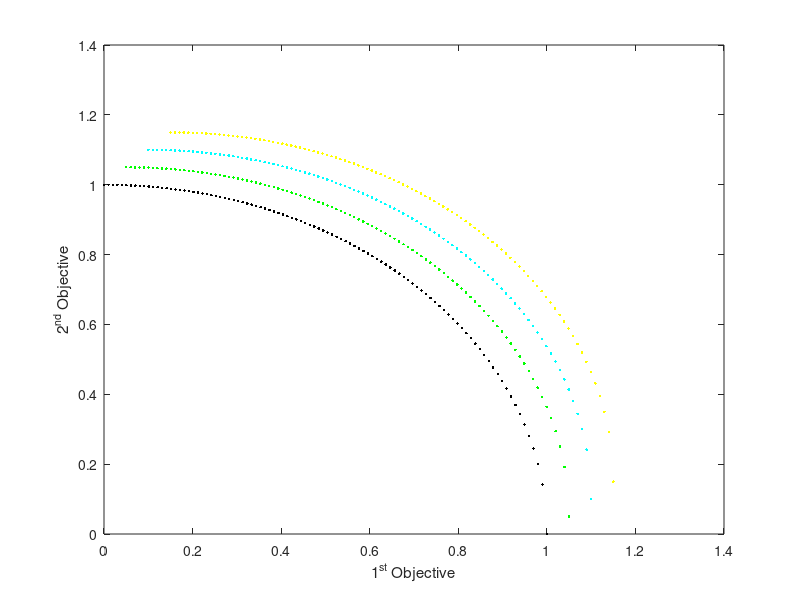

Write MATLAB code to recreate this figure.
load('MMF8.mat');

plot(PF1(:, 1), PF1(:, 2), 'y.');
hold on;
plot(PF2(:, 1), PF2(:, 2), 'c.');
plot(PF3(:, 1), PF3(:, 2), 'g.');
plot(PF(:, 1), PF(:, 2), 'k.');
hold off;
xlabel('1^{st} Objective');
ylabel('2^{nd} Objective');
